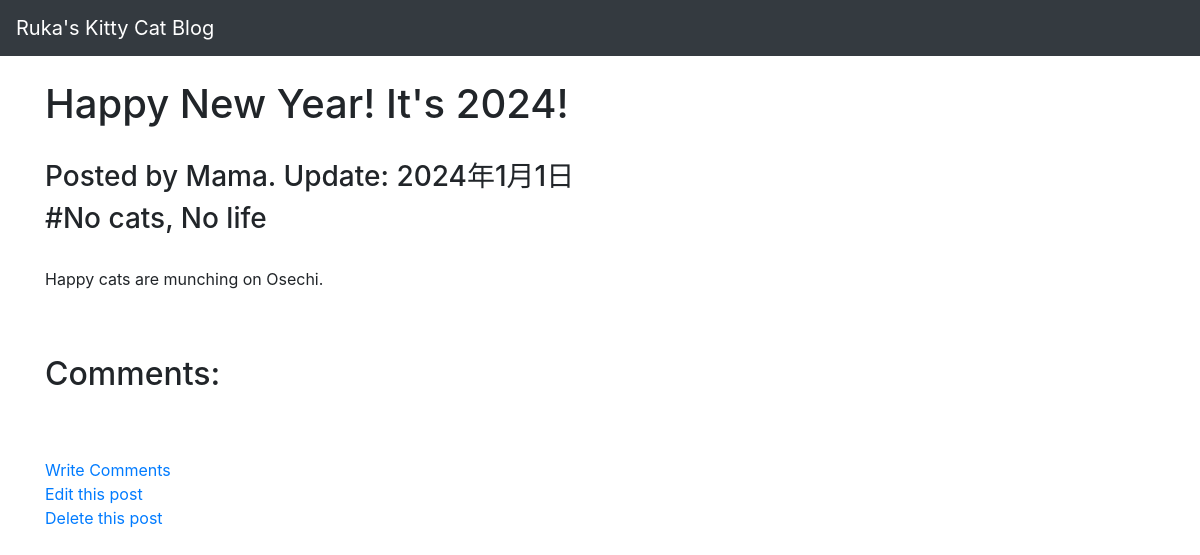
/blogapp/post/3/, run on the app's committed database.
### blogapp/models.py (models this page shows, shortened)
class Post(models.Model):
    title = models.CharField(max_length=100)
    body = models.TextField()
    update_date = models.DateField("Last update", default=timezone.now)
    tags = models.ManyToManyField("Tag", blank=True, related_name="tags_on_post")
    author = models.ForeignKey(Author,on_delete=models.CASCADE)

class Author(models.Model):
    name = models.CharField(max_length=100)
    def __str__(self):
        return self.name

class Tag(models.Model):
     tag_name = models.CharField(max_length=100)
     posts = models.ManyToManyField(Post, blank=True, related_name="posts_under_tag")

### blogapp/views.py (the view)
# urls.py: path("post/<int:pk>/", views.PostDetailView.as_view(), name="post_detail"),
class PostDetailView(generic.DetailView):
    model = Post
    template_name = "blogapp/detail.html"

### blogapp/templates/blogapp/detail.html (shortened to what this page needs)
{% extends "blogapp/base.html" %}
{% block main %}
    <h1>{{ post.title }}</h1>
    <br>
    <h3>Posted by {{ post.author }}. Update: {{ post.update_date }}</h3>
    {% if post.tags.all %}
        <h3>
            {% for tag in post.tags.all %}
                #{{ tag.tag_name }}
            {% endfor %}
        </h3>
    {% endif %}
    <br>
    <p>{{ post.body }}</p>
    <br>
    <br>
    <h2>Comments:</h2>
    <br>
    <br>
    <a href="{% url 'blogapp:comment' object.pk %}">Write Comments</a>
    <br>
    <a href="{% url 'blogapp:update' object.pk %}">Edit this post</a>
    <br>
    <a href="{% url 'blogapp:delete' object.pk %}">Delete this post</a>
{% endblock %}

### data on the page
Post: title "Happy New Year! It's 2024!", author "Mama", update_date "2024年1月1日", body "Happy cats are munching on Osechi."
Tag: tag_name "No cats, No life"
